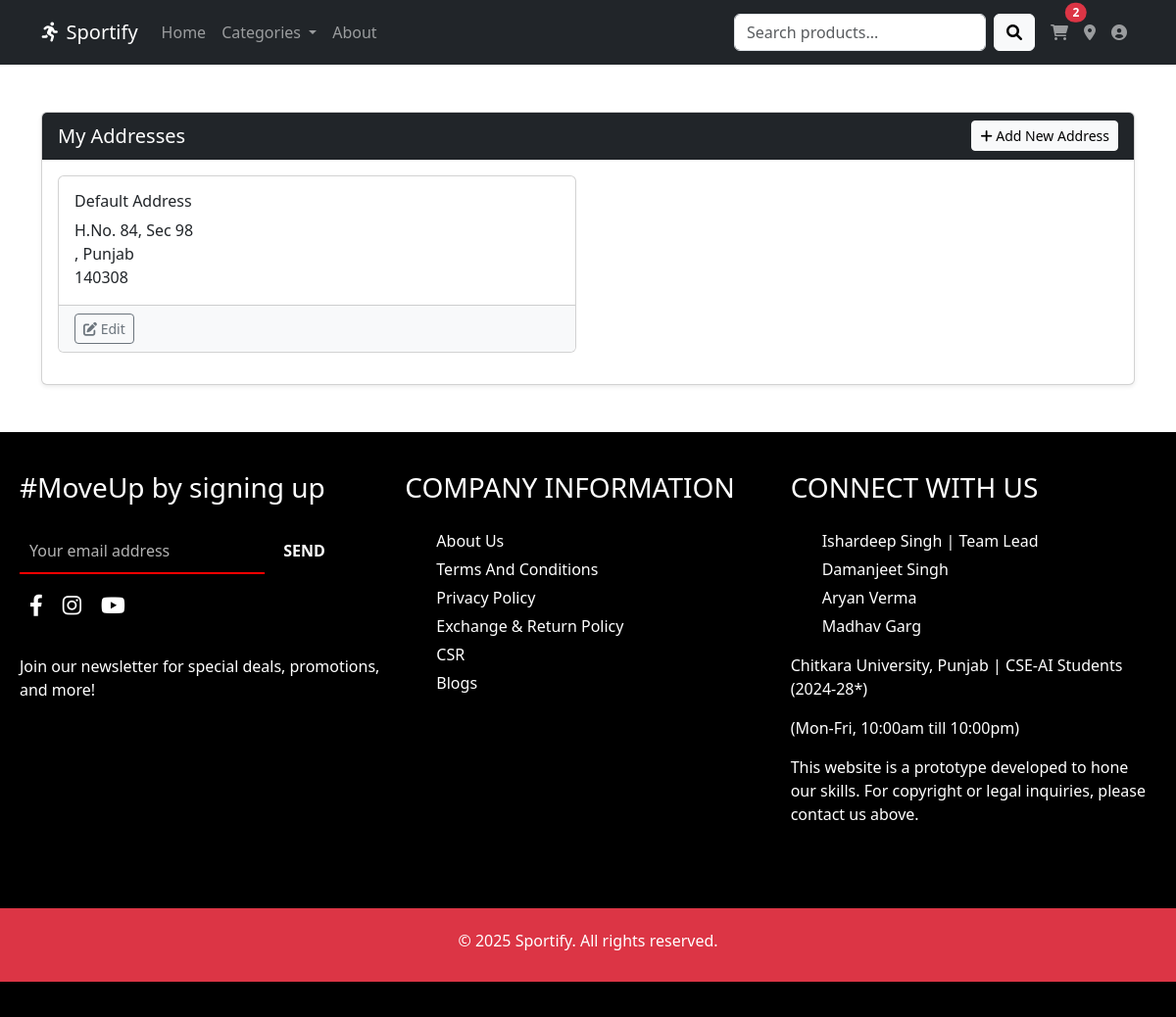
The page /user/addresses/ (signed in) on the database its author committed.
### user_app/models.py (models this page shows, shortened)
class Address(models.Model):
    user = models.ForeignKey(User, on_delete=models.CASCADE, related_name='addresses')
    name = models.CharField(max_length=100, blank=True)
    house_street = models.CharField(max_length=255)
    city = models.CharField(max_length=100)
    state = models.CharField(max_length=100)
    pincode = models.CharField(max_length=10)
    is_default = models.BooleanField(default=False)  # <-- Add this

### user_app/views.py (the view)
# urls.py: path('addresses/', views.address_list, name='address_list'),
@login_required
def address_list(request):
    addresses = Address.objects.filter(user=request.user)
    return render(request, 'user_app/address_list.html', {'addresses': addresses})

### cart_app/context_processors.py (called while the page is built)
def cart_count(request):
    count = 0
    if request.user.is_authenticated and request.session.get('user_token'):
        count = CartItem.objects.filter(user=request.user).count()
    return {'cart_count': count}

def categories_processor(request):
    categories = Category.objects.all()
    return {'categories': categories}

def featured_products(request):
    featured = list(Product.objects.all().order_by('?')[:8])
    return {'featured_products': featured}

### user_app/context_processors.py (called while the page is built, shortened)
def user_address(request):
    context = {}
    return context

def user_context(request):
    context = {}
    categories = Category.objects.all()
    context['categories'] = categories
    if request.user.is_authenticated:
        from user_app.models import Address
        user_addresses = Address.objects.filter(user=request.user)
        cart_count = CartItem.objects.filter(user=request.user).count()
        context.update({
            'user_addresses': user_addresses,
            'cart_count': cart_count,
        })
    return context

### templates/user_app/address_list.html (shortened to what this page needs)
{% extends 'base.html' %}
{% load static %}
{% block content %}
<div class="container py-5">
    <div class="row">
        <div class="col-12">
            <div class="card shadow-sm">
                <div class="card-header bg-dark text-white d-flex justify-content-between align-items-center">
                    <h5 class="mb-0">My Addresses</h5>
                    <a href="{% url 'add_address' %}" class="btn btn-sm btn-light">
                        <i class="fas fa-plus"></i> Add New Address
                    </a>
                </div>
                <div class="card-body">
                    {% if addresses %}
                        <div class="row">
                            {% for address in addresses %}
                                <div class="col-md-6 mb-3">
                                    <div class="card h-100">
                                        <div class="card-body">
                                            <h6 class="card-title">{{ address.name }}</h6>
                                            <p class="card-text">
                                                {{ address.house_street }}<br>
                                                {{ address.city }}, {{ address.state }}<br>
                                                {{ address.pincode }}
                                            </p>
                                        </div>
                                        <div class="card-footer bg-light d-flex justify-content-between">
                                            <div>
                                                <a href="{% url 'edit_address' address.id %}" class="btn btn-sm btn-outline-secondary">
                                                    <i class="fas fa-edit"></i> Edit
                                                </a>
                                            </div>
                                        </div>
                                    </div>
                                </div>
                            {% endfor %}
                        </div>
                    {% else %}
                        <div class="alert alert-warning">
                            You don't have any saved addresses. <a href="{% url 'add_address' %}">Add one now</a>.
                        </div>
                    {% endif %}
                </div>
            </div>
        </div>
    </div>
</div>
{% endblock %}

### rows shown on the page
Address: name "Default Address", house_street "H.No. 84, Sec 98", state "Punjab", pincode "140308"

### other values the page prints
{{ cart_count|default:"0" }} "2"
